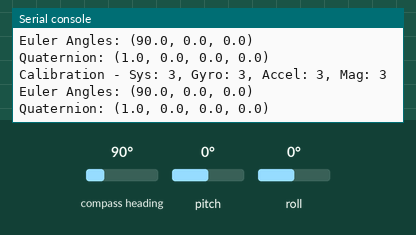
The program below on a simulated CircuitPython board. Parts: the last lines printed to the serial console. The inputs (shaded band) are chosen by the test bench; at power-on: compass heading 90°, pitch 0°, roll 0°.

Above: at 1.2 s.
1.3 s: compass heading set to 7°
At 2.6 s:
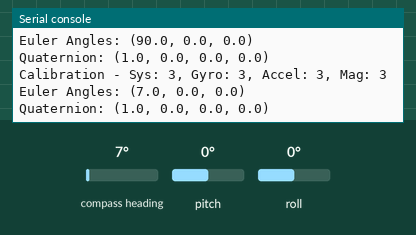
2.8 s: pitch set to -86°
At 3.8 s:
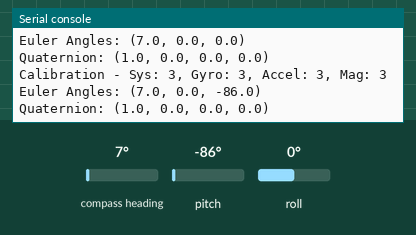
4.3 s: roll set to -86°
At 5.6 s:
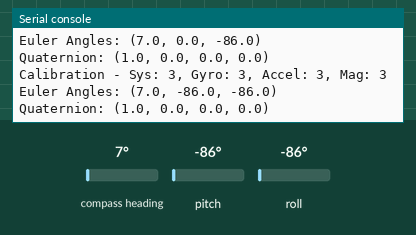

Measured:
- after the input at 1.3 s, the serial console: prints a new line after 0.70 s (image 1)
- after the input at 2.8 s, the serial console: prints a new line after 0.21 s (image 2)
- after the input at 4.3 s, the serial console: prints a new line after 0.71 s (image 3)

The program:

v4.py
```python
import time
import board
import busio
from adafruit_bno055 import BNO055_I2C

# Initialize I2C with alternate GPIO pins
i2c = busio.I2C(board.D5, board.D4)  # SCL -> GPIO 5, SDA -> GPIO 4
bno = BNO055_I2C(i2c)

# Calibration check
def check_calibration():
    sys, gyro, accel, mag = bno.calibration_status
    print(f"Calibration - Sys: {sys}, Gyro: {gyro}, Accel: {accel}, Mag: {mag}")

while True:
    check_calibration()

    # Read Euler angles
    euler = bno.euler
    print(f"Euler Angles: {euler}")

    # Read Quaternion
    quaternion = bno.quaternion
    print(f"Quaternion: {quaternion}")

    # Delay for readability
    time.sleep(1)
```
